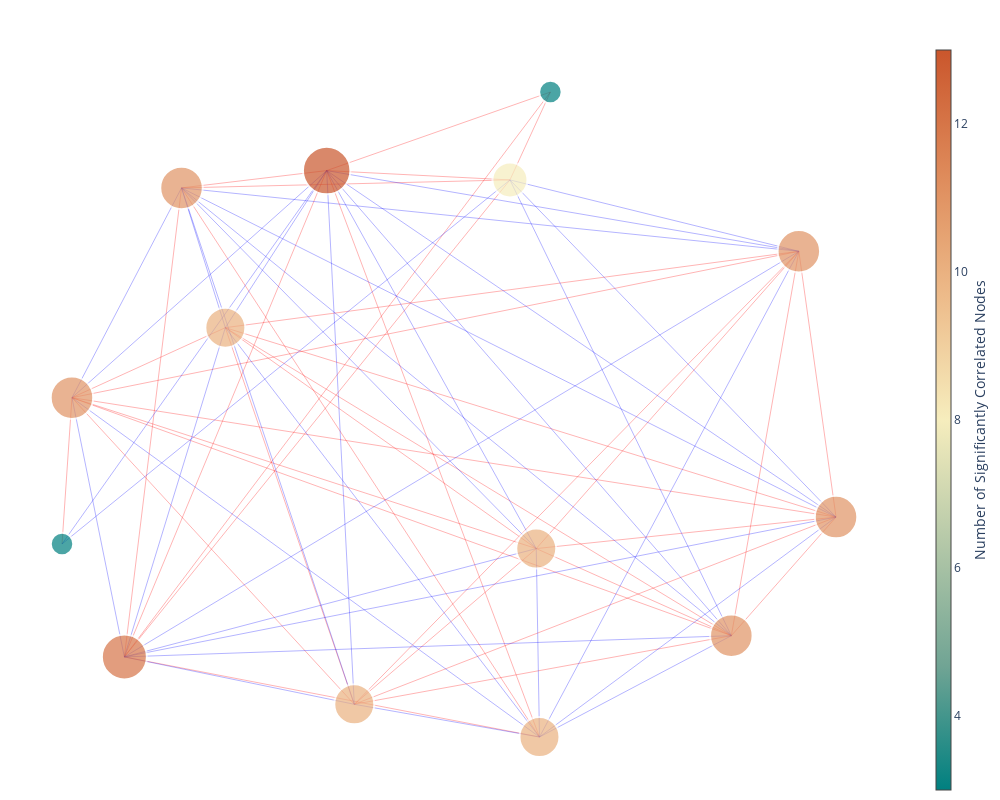

Notebook cell for this chart:
### Code cell
import plotly.graph_objects as corr_network
import networkx as nx

def create_gene_network(df_corr, width=1200, height=900, bubble_size=4, threshold=0.6, k_value=0.5, iterations=10, color='geyser', method='pearson'):
    """根据输入的标准化基因表达水平矩阵，绘制基因相关性网络图

    Args:
        df_corr (pandas.DataFrame): 标准化基因表达水平矩阵
        width (int): 图片宽度
        height (int): 图片高度
        bubble_size (int): 节点大小
        threshold (float): 相关性系数
        k_value (float): k越小则点越紧
        iterations (int): iterations越大则点越稳定
        color (str): 颜色方案
        method (str): 计算相关性的方法，pearson或spearman
    """

    # 预处理
    df_corr = df_corr.rename(columns={df_corr.columns[0]: 'gene_id'})
    df_corr = df_corr.set_index('gene_id')
    df_corr = df_corr.round(2)

    # df_corr 只保留前100个基因
    df_corr = df_corr.iloc[:100, :]

    # 选择计算相关性的方法
    if method == 'pearson':
        # 计算样本之间的相关性（使用皮尔森系数）
        correlation_matrix = df_corr.transpose().corr(method='pearson')
    else:
        correlation_matrix = df_corr.transpose().corr(method='spearman')
        
    # 使用networkx创建一个网络图
    G = nx.Graph()
    for gene1 in df_corr.index:
        for gene2 in df_corr.index:
            if gene1 != gene2:
                G.add_edge(gene1, gene2, weight=correlation_matrix.loc[gene1, gene2])

    threshold = threshold # 相关性系数
    edges = [(u, v) for (u, v, d) in G.edges(data=True) if abs(d['weight']) > threshold]
    G = G.edge_subgraph(edges).copy()  # 使用edges创建一个新的图，并使用copy()避免状态问题
    # pos设置,k越小则点越紧,iterations越大则点越稳定
    pos = nx.spring_layout(G, k=k_value, iterations=iterations)
    # 将位置作为节点属性添加到G中
    for node in G.nodes():
        G.nodes[node]['pos'] = pos[node]

    # 使用plotly创建网络图
    edge_x = []
    edge_y = []
    for edge in G.edges():
        x0, y0 = G.nodes[edge[0]]['pos']
        x1, y1 = G.nodes[edge[1]]['pos']
        edge_x.append(x0)
        edge_x.append(x1)
        edge_x.append(None)
        edge_y.append(y0)
        edge_y.append(y1)
        edge_y.append(None)
    
    # 分别创建正相关和负相关的边
    edge_x_pos, edge_y_pos = [], []
    edge_x_neg, edge_y_neg = [], []

    # 根据权重将边分为正负两组
    for edge in G.edges(data=True):
        x0, y0 = pos[edge[0]]
        x1, y1 = pos[edge[1]]
        if edge[2]['weight'] > 0:
            edge_x_pos.extend([x0, x1, None])
            edge_y_pos.extend([y0, y1, None])
        else:
            edge_x_neg.extend([x0, x1, None])
            edge_y_neg.extend([y0, y1, None])

    edge_trace_pos = corr_network.Scatter(
        x=edge_x_pos, y=edge_y_pos,
        line=dict(width=0.3, color='red'),
        hoverinfo='none',
        mode='lines'
    )
    
    edge_trace_neg = corr_network.Scatter(
        x=edge_x_neg, y=edge_y_neg,
        line=dict(width=0.3, color='blue'),
        hoverinfo='none',
        mode='lines'
    )

    node_x = []
    node_y = []
    for node in G.nodes():
        x, y = G.nodes[node]['pos']
        node_x.append(x)
        node_y.append(y)

    node_trace = corr_network.Scatter(
        x=node_x, y=node_y,
        mode='markers',
        hoverinfo='text',
        marker=dict(
            showscale=True,
            colorscale=color,
            colorbar=dict(
                thickness=15,
                title='Number of Significantly Correlated Nodes',
                xanchor='left',
                titleside='right'
            ),
            line_width=2))

    node_adjacencies = []
    node_text = []
    node_sizes = []  # 添加一个列表来存储基于节点连接数的大小

    # 根据基因数量设置节点大小
    if df_corr.shape[0] > 50:
        # 计算每个节点的连接数并设置节点大小
        for node, adjacencies in enumerate(G.adjacency()):
            node_adjacencies.append(len(adjacencies[1]))
            node_text.append(adjacencies[0])
            node_degree = len(adjacencies[1])
            scaled_size = 15 + (node_degree * bubble_size/10)
            node_sizes.append(scaled_size)
    
    else:
        # 计算每个节点的连接数并设置节点大小
        for node, adjacencies in enumerate(G.adjacency()):
            node_adjacencies.append(len(adjacencies[1]))
            node_text.append(adjacencies[0])
            node_degree = len(adjacencies[1])
            scaled_size = 15 + (node_degree * bubble_size/2)
            node_sizes.append(scaled_size)

    # norm = plt.Normalize(vmin=min(node_adjacencies), vmax=max(node_adjacencies)) # 将连接数映射到0-1范围  
    node_trace.marker.color = node_adjacencies
    node_trace.text = node_text
    node_trace.marker.size = node_sizes  # 更新marker的大小

    # 创建图形
    fig = corr_network.Figure(data = [edge_trace_pos, edge_trace_neg, node_trace],
                    layout=corr_network.Layout(
                        title='',
                        showlegend=False,
                        hovermode='closest',
                        margin=dict(b=0, l=0, r=0, t=40),
                        annotations=[
                            dict(
                                text="",
                                showarrow=False,
                                xref="paper", yref="paper",
                                x=0.005, y=-0.002)
                        ],
                        xaxis=dict(showgrid=False, zeroline=False, showticklabels=False),
                        yaxis=dict(showgrid=False, zeroline=False, showticklabels=False))
                    )

    # 定义fig的布局，设置宽度和高度
    fig.update_layout(
        autosize=False,
        width=width, 
        height=height,
        template="plotly_white"
    )
    # fig.update_traces(marker_symbol='diamond') # 更改marker的形状
    fig.write_image(workdir_omic + "correlation_analysis/output_file/corr_gene_network.png", scale=4)

    # 方案1:将fig对象转为json
    # fig_json = pio.to_json(fig)
    # return fig_json

    # 方案2:将fig转为html格式，返回html代码
    # fig_html = plot(fig, output_type='div', include_plotlyjs=False)        
    # return fig_html

    # 方案3:将fig转为html格式，保存为html文件
    # fig.write_html("corr_gene_network.html")
    # return "corr_gene_network.html"

    return fig


# 示例调用
create_gene_network(df_corr,
                    width=1000,
                    height=800,
                    bubble_size=5,
                    threshold=0.6,
                    k_value=1.0, # k越小则点越紧
                    iterations=10, # iterations越大则点越稳定
                    color='geyser',
                    method='pearson'
                    )

### Figure 1 — Plotly figure (JSON) as saved in the notebook; plotly's stock layout.template omitted (floating-point values rounded to 4 significant figures)
{"data": [{"hoverinfo": "none", "line": {"color": "red", "width": 0.3}, "mode": "lines", "type": "scatter", "x": [-0.46, -0.8267, null, -0.46, -0.1517, null, -0.46, 0.2833, null, -0.46, 0.9111, null, -0.46, 0.7497, null, -0.46, 1, null, -0.8267, -0.1517, null, -0.8267, 0.2833, null, -0.8267, 0.9111, null, -0.8267, 0.7497, null, -0.8267, 1, null, -0.8267, -0.8504, null, -0.1517, 0.2833, null, -0.1517, 0.9111, null, -0.1517, 0.7497, null, -0.1517, 1, null, 0.2833, 0.9111, null, 0.2833, 0.7497, null, 0.2833, 1, null, 0.2204, -0.2177, null, 0.2204, 0.3171, null, 0.2204, -0.7014, null, 0.2204, -0.5647, null, -0.2177, 0.291, null, -0.2177, 0.3171, null, -0.2177, -0.7014, null, -0.2177, -0.5647, null, 0.9111, 0.7497, null, 0.9111, 1, null, 0.7497, 1, null, 0.291, -0.7014, null, 0.291, -0.5647, null, 0.3171, -0.7014, null, -0.7014, -0.5647, null], "y": [0.2392, 0.06724, null, 0.2392, -0.686, null, 0.2392, -0.3035, null, 0.2392, 0.4269, null, 0.2392, -0.5175, null, 0.2392, -0.2261, null, 0.06724, -0.686, null, 0.06724, -0.3035, null, 0.06724, 0.4269, null, 0.06724, -0.5175, null, 0.06724, -0.2261, null, 0.06724, -0.2921, null, -0.686, -0.3035, null, -0.686, 0.4269, null, -0.686, -0.5175, null, -0.686, -0.2261, null, -0.3035, 0.4269, null, -0.3035, -0.5175, null, -0.3035, -0.2261, null, 0.6022, 0.6251, null, 0.6022, 0.818, null, 0.6022, -0.5696, null, 0.6022, 0.5825, null, 0.6251, -0.7664, null, 0.6251, 0.818, null, 0.6251, -0.5696, null, 0.6251, 0.5825, null, 0.4269, -0.5175, null, 0.4269, -0.2261, null, -0.5175, -0.2261, null, -0.7664, -0.5696, null, -0.7664, 0.5825, null, 0.818, -0.5696, null, -0.5696, 0.5825, null]}, {"hoverinfo": "none", "line": {"color": "blue", "width": 0.3}, "mode": "lines", "type": "scatter", "x": [-0.46, -0.2177, null, -0.46, 0.291, null, -0.46, -0.7014, null, -0.46, -0.5647, null, -0.8267, -0.2177, null, -0.8267, 0.291, null, -0.8267, -0.7014, null, -0.8267, -0.5647, null, -0.1517, -0.2177, null, -0.1517, 0.291, null, -0.1517, -0.7014, null, -0.1517, -0.5647, null, 0.2833, -0.2177, null, 0.2833, 0.291, null, 0.2833, -0.7014, null, 0.2833, -0.5647, null, 0.2204, 0.9111, null, 0.2204, 0.7497, null, 0.2204, 1, null, 0.2204, -0.8504, null, -0.2177, 0.9111, null, -0.2177, 0.7497, null, -0.2177, 1, null, -0.2177, -0.8504, null, 0.9111, 0.291, null, 0.9111, -0.7014, null, 0.9111, -0.5647, null, 0.7497, 0.291, null, 0.7497, -0.7014, null, 0.7497, -0.5647, null, 0.291, 1, null, 1, -0.7014, null, 1, -0.5647, null], "y": [0.2392, 0.6251, null, 0.2392, -0.7664, null, 0.2392, -0.5696, null, 0.2392, 0.5825, null, 0.06724, 0.6251, null, 0.06724, -0.7664, null, 0.06724, -0.5696, null, 0.06724, 0.5825, null, -0.686, 0.6251, null, -0.686, -0.7664, null, -0.686, -0.5696, null, -0.686, 0.5825, null, -0.3035, 0.6251, null, -0.3035, -0.7664, null, -0.3035, -0.5696, null, -0.3035, 0.5825, null, 0.6022, 0.4269, null, 0.6022, -0.5175, null, 0.6022, -0.2261, null, 0.6022, -0.2921, null, 0.6251, 0.4269, null, 0.6251, -0.5175, null, 0.6251, -0.2261, null, 0.6251, -0.2921, null, 0.4269, -0.7664, null, 0.4269, -0.5696, null, 0.4269, 0.5825, null, -0.5175, -0.7664, null, -0.5175, -0.5696, null, -0.5175, 0.5825, null, -0.7664, -0.2261, null, -0.2261, -0.5696, null, -0.2261, 0.5825, null]}, {"hoverinfo": "text", "marker": {"color": [10, 11, 10, 10, 8, 13, 11, 11, 10, 3, 11, 3, 12, 11], "colorbar": {"thickness": 15, "title": {"side": "right", "text": "Number of Significantly Correlated Nodes"}, "xanchor": "left"}, "colorscale": [[0, "rgb(0, 128, 128)"], [0.1667, "rgb(112, 164, 148)"], [0.3333, "rgb(180, 200, 168)"], [0.5, "rgb(246, 237, 189)"], [0.6667, "rgb(237, 187, 138)"], [0.8333, "rgb(222, 138, 90)"], [1, "rgb(202, 86, 44)"]], "line": {"width": 2}, "showscale": true, "size": [40, 42.5, 40, 40, 35, 47.5, 42.5, 42.5, 40, 22.5, 42.5, 22.5, 45, 42.5]}, "mode": "markers", "text": ["Gene1", "Gene2", "Gene3", "Gene4", "Gene5", "Gene6", "Gene7", "Gene8", "Gene9", "Gene11", "Gene12", "Gene13", "Gene14", "Gene15"], "type": "scatter", "x": [-0.46, -0.8267, -0.1517, 0.2833, 0.2204, -0.2177, 0.9111, 0.7497, 0.291, 0.3171, 1, -0.8504, -0.7014, -0.5647], "y": [0.2392, 0.06724, -0.686, -0.3035, 0.6022, 0.6251, 0.4269, -0.5175, -0.7664, 0.818, -0.2261, -0.2921, -0.5696, 0.5825]}], "layout": {"annotations": [{"showarrow": false, "text": "", "x": 0.005, "xref": "paper", "y": -0.002, "yref": "paper"}], "autosize": false, "height": 800, "hovermode": "closest", "margin": {"b": 0, "l": 0, "r": 0, "t": 40}, "showlegend": false, "title": {"text": ""}, "width": 1000, "xaxis": {"showgrid": false, "showticklabels": false, "zeroline": false}, "yaxis": {"showgrid": false, "showticklabels": false, "zeroline": false}}}
